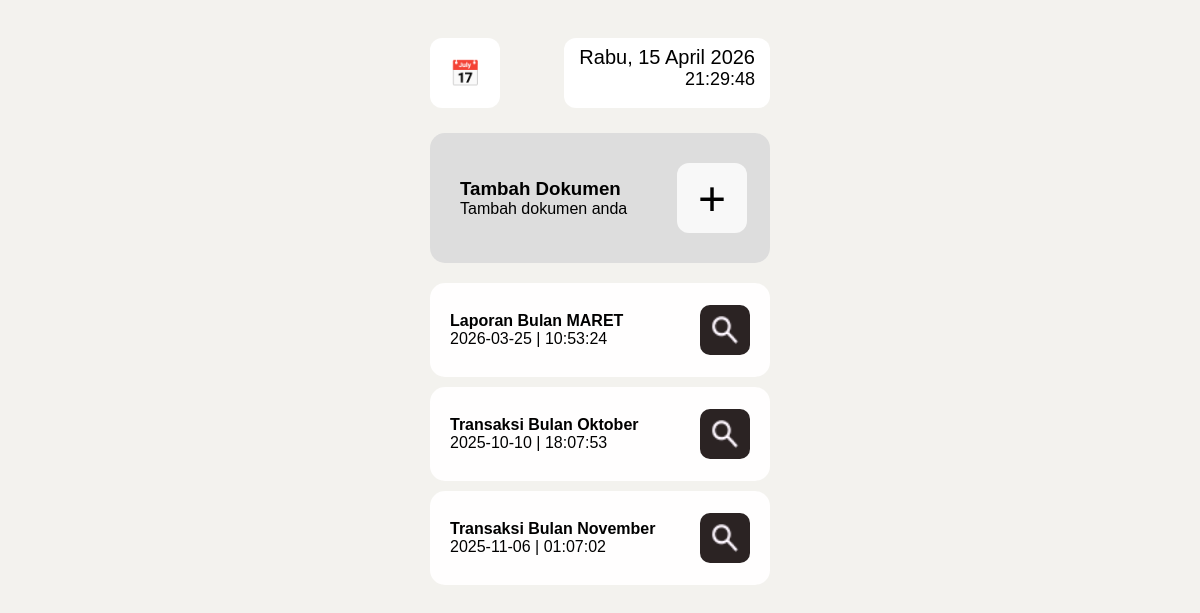
Before: /riwayat_transaksi.php (signed in) with the older database file.
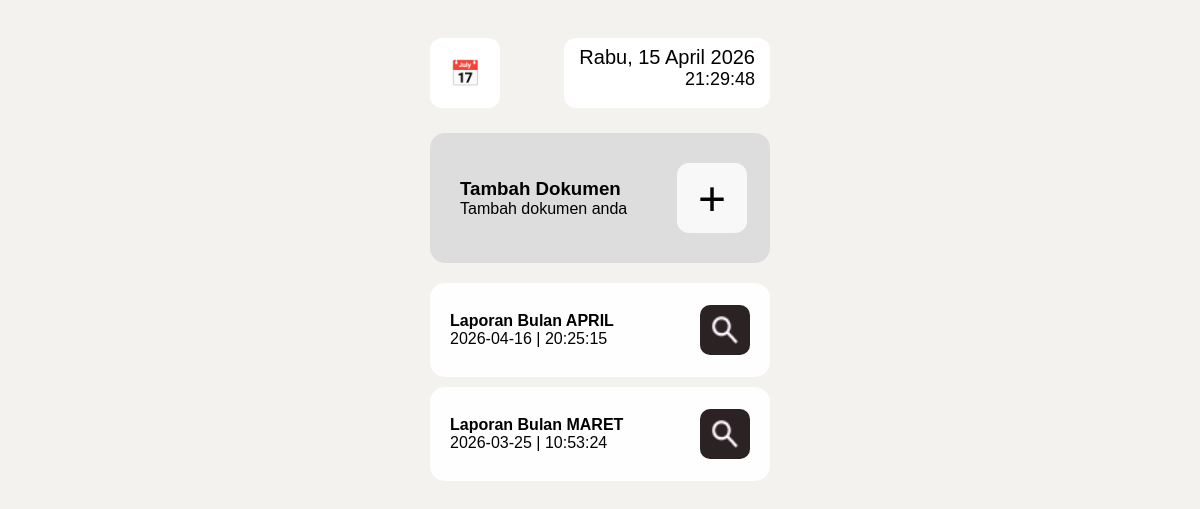
After: the same page with the newer database file.
### tables this page shows
CREATE TABLE `riwayat_transaksi_kasir` (
  `id` int(100) NOT NULL,
  `nama_dokumen` varchar(300) NOT NULL,
  `tanggal` date NOT NULL,
  `jam` timestamp NOT NULL DEFAULT current_timestamp() ON UPDATE current_timestamp(),
  `file_path` varchar(300) DEFAULT NULL
);

### riwayat_transaksi.php (the view, shortened to what this page needs)
<?php
include "koneksi.php";
$start = $_GET['start'] ?? '';
$end   = $_GET['end'] ?? '';
if($start && $end){
    $query = mysqli_query($conn,
        "SELECT * FROM riwayat_transaksi_kasir
         WHERE tanggal BETWEEN '$start' AND '$end'
         ORDER BY id DESC"
    );
}elseif($start){
    $query = mysqli_query($conn,
        "SELECT * FROM riwayat_transaksi_kasir
         WHERE tanggal >= '$start'
         ORDER BY id DESC"
    );
}elseif($end){
    $query = mysqli_query($conn,
        "SELECT * FROM riwayat_transaksi_kasir
         WHERE tanggal <= '$end'
         ORDER BY id DESC"
    );
}else{
    $query = mysqli_query($conn,
        "SELECT * FROM riwayat_transaksi_kasir ORDER BY id DESC"
    );
}
?>
<!DOCTYPE html>
<html>
<head>
<link rel="stylesheet" href="css/riwayat_transaksi_kasir.css">
</head>
<body>
<div class="container">
<br>
<div class="top-bar">
    <button class="calendar-btn" onclick="openCalendar()">📅</button>
    <div class="datetime">
        <div id="dayDate"></div>
        <div id="clock"></div>
    </div>
</div>
<div class="add-box">
    <div class="add-text">
        <h3>Tambah Dokumen</h3>
        <p>Tambah dokumen anda</p>
    </div>
    <a href="dokumen_kasir.php" class="plus-box">+</a>
</div>
<?php while($data = mysqli_fetch_assoc($query)): ?>
<div class="doc-card">
    <div>
        <h4><?= $data['nama_dokumen']; ?></h4>
        <p>
            <?= $data['tanggal']; ?> |
            <?= date("H:i:s", strtotime($data['jam'])); ?>
        </p>
    </div>
   <a href="cek_laporan_transaksi.php?id=<?= $data['id']; ?>" class="search-btn">
        <img src="img/search.png">
    </a>
</div>
<?php endwhile; ?>
</div>
</body>
</html>

Changed rows visible on the page:
removed riwayat_transaksi_kasir: nama_dokumen "Transaksi Bulan Oktober", tanggal "2025-10-10", jam "18:07:53"
removed riwayat_transaksi_kasir: nama_dokumen "Transaksi Bulan November", tanggal "2025-11-06", jam "01:07:02"
added riwayat_transaksi_kasir: nama_dokumen "Laporan Bulan APRIL", tanggal "2026-04-16", jam "20:25:15"
